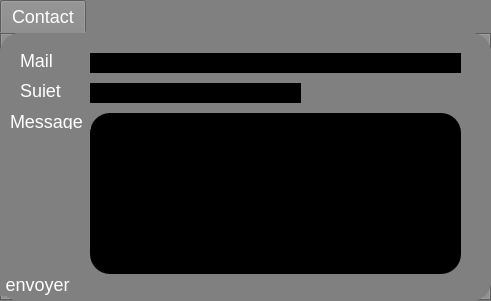
     <widget class="QTabWidget" name="tabWidget_2">
      <property name="geometry">
       <rect>
        <x>560</x>
        <y>210</y>
        <width>491</width>
        <height>301</height>
       </rect>
      </property>
      <property name="font">
       <font>
        <family>MS Shell Dlg 2</family>
        <pointsize>-1</pointsize>
        <weight>50</weight>
        <italic>false</italic>
        <bold>false</bold>
        <underline>false</underline>
       </font>
      </property>
      <property name="styleSheet">
       <string notr="true">background-color :  #808080	; 
border-radius : 20px;




    
    color: #FFFFFF
; 
    font-size: 18px;</string>
      </property>
      <property name="currentIndex">
       <number>0</number>
      </property>
      <widget class="QWidget" name="tab_7">
       <attribute name="title">
        <string>Contact</string>
       </attribute>
       <widget class="QLabel" name="label_20">
        <property name="geometry">
         <rect>
          <x>20</x>
          <y>50</y>
          <width>47</width>
          <height>14</height>
         </rect>
        </property>
        <property name="text">
         <string>Sujet</string>
        </property>
       </widget>
       <widget class="QTextEdit" name="textEdit_2">
        <property name="geometry">
         <rect>
          <x>90</x>
          <y>80</y>
          <width>371</width>
          <height>161</height>
         </rect>
        </property>
        <property name="styleSheet">
         <string notr="true">background-color :  #000000; 
</string>
        </property>
       </widget>
       <widget class="QLabel" name="label_21">
        <property name="geometry">
         <rect>
          <x>10</x>
          <y>80</y>
          <width>81</width>
          <height>16</height>
         </rect>
        </property>
        <property name="text">
         <string>Message</string>
        </property>
       </widget>
       <widget class="QLabel" name="label_22">
        <property name="geometry">
         <rect>
          <x>20</x>
          <y>20</y>
          <width>47</width>
          <height>14</height>
         </rect>
        </property>
        <property name="text">
         <string>Mail</string>
        </property>
       </widget>
       <widget class="QLineEdit" name="lineEdit_13">
        <property name="geometry">
         <rect>
          <x>90</x>
          <y>50</y>
          <width>211</width>
          <height>20</height>
         </rect>
        </property>
        <property name="styleSheet">
         <string notr="true">background-color :  #000000; 
</string>
        </property>
       </widget>
       <widget class="QLineEdit" name="lineEdit_14">
        <property name="geometry">
         <rect>
          <x>90</x>
          <y>20</y>
          <width>371</width>
          <height>20</height>
         </rect>
        </property>
        <property name="styleSheet">
         <string notr="true">background-color :  #000000; 
</string>
        </property>
       </widget>
       <widget class="QPushButton" name="envoyer_2">
        <property name="geometry">
         <rect>
          <x>0</x>
          <y>240</y>
          <width>75</width>
          <height>23</height>
         </rect>
        </property>
        <property name="text">
         <string>envoyer</string>
        </property>
       </widget>
      </widget>
     </widget>
